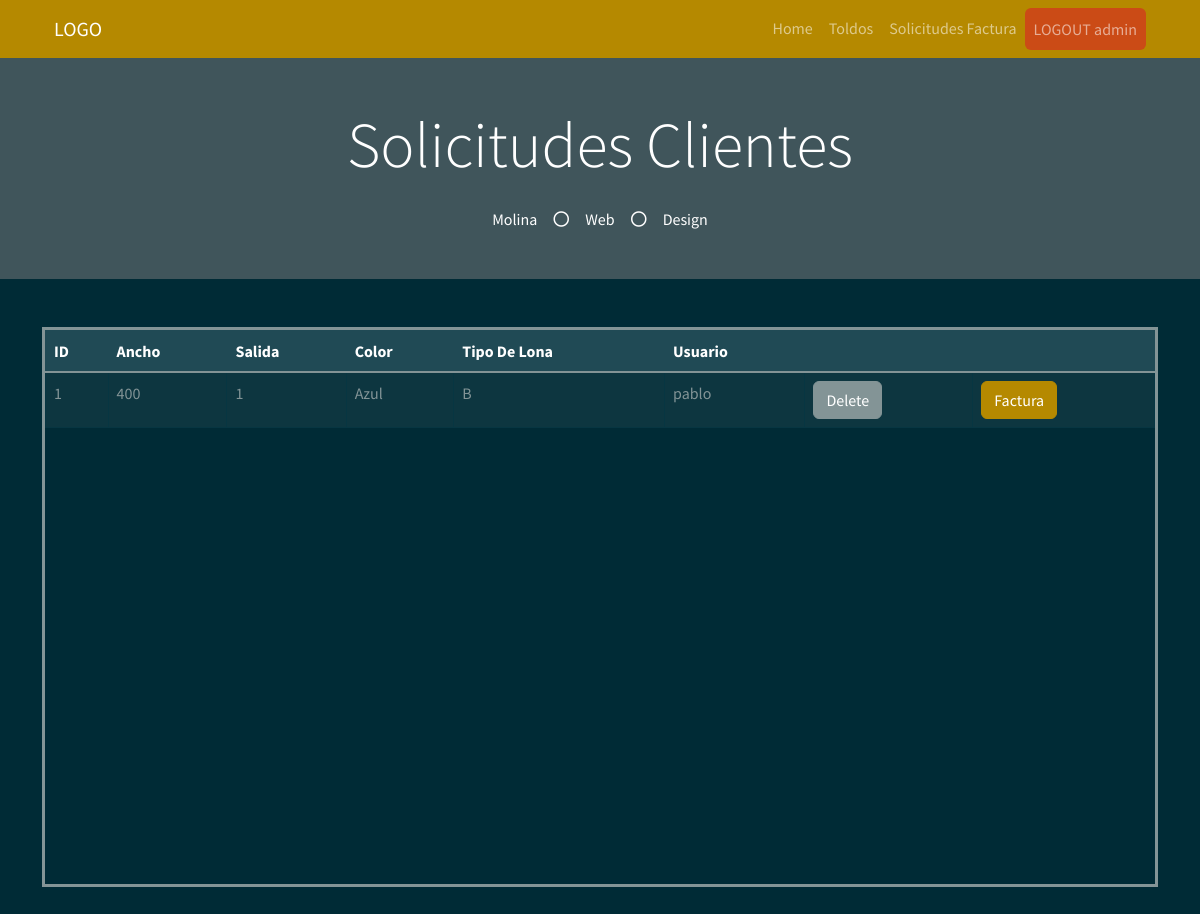
Page /solicitudes_admin (signed in) on the earlier database version.
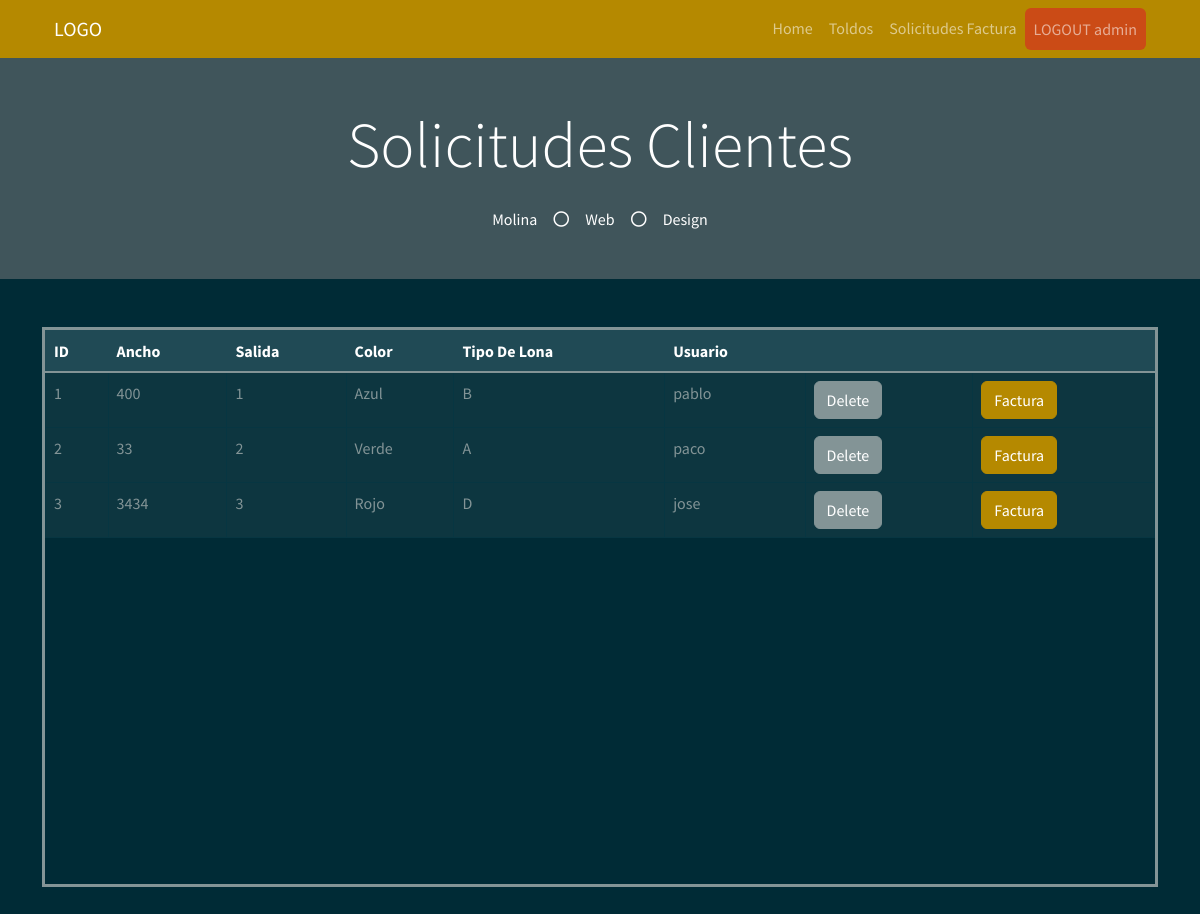
Same page on the later database version.
### myapp/models.py (models this page shows)
    class PresupuestoToldo(db.Model):
        __tablename__ = "PresupuestoToldo"  # Nombre de la tabla que se crea
        PresupuestoToldo_id = db.Column("presupuestoToldo_id", db.Integer, Sequence(
            'presupuestoToldo_id_seq'),  primary_key=True)
        Ancho = db.Column(db.String(20))
        Salida = db.Column(db.Integer)
        Color = db.Column(db.String(30))
        TipoLona = db.Column(db.String(30))
        Usu = db.Column(db.String(30))

### myapp/views.py (the view)
    @app.route("/solicitudes_admin", methods=["GET", "POST"])
    def solicitudes_admin():
        list_solicitud = db_access["list_solicitudes"]
        solicitudes = list_solicitud()
        usuario = session['usuario']
        usu = usuario
        return render_template("solicitudes_admin.html", solicitudes=solicitudes, usu=usu)

### myapp/templates/solicitudes_admin.html (shortened to what this page needs)
<!DOCTYPE html>
<html>
<head>
    <link href="https://cdn.jsdelivr.net/npm/bootstrap@5.1.3/dist/css/bootstrap.min.css" rel="stylesheet"
>
    <link rel="stylesheet" href="../static/style/bootstrap.min(8).css">
</head>
<body>
    {% include 'includes/navbar.html' %}
    <div class="jumbotron jumbotron-fluid bg-jumbotron" style=" background-color: rgba(128, 128, 128, 0.5);">
        <div class="container text-center py-5">
            <h3 class="text-white display-3 mb-4">Solicitudes Clientes</h3>
            <div class="d-inline-flex align-items-center text-white">
                <p class="m-0">Molina</p>
                <i class="far fa-circle px-3"></i>
                <p class="m-0">Web</p>
                <i class="far fa-circle px-3"></i>
                <p class="m-0">Design</p>
            </div>
        </div>
    </div>
    <div class="container my-5">
        <div style=" overflow:auto;  height: 70vh; border-style: solid;">
            <table class="table table-bordered mx-auto">
                <thead class="table-dark">
                    <tr class="table-active">
                        <th>ID</th>
                        <th>Ancho</th>
                        <th>Salida</th>
                        <th>Color</th>
                        <th>Tipo De Lona</th>
                        <th>Usuario</th>
                        <th></th>
                        <th></th>
                    </tr>
                </thead>
                <tbody>
                    {% for solicitud in solicitudes %}
                    <tr>
                        <td> {{ solicitud.PresupuestoToldo_id }} </td>
                        <td> {{ solicitud.Ancho }} </td>
                        <td> {{ solicitud.Salida }} </td>
                        <td> {{ solicitud.Color }} </td>
                        <td> {{ solicitud.TipoLona }} </td>
                        <td> {{ solicitud.Usu }} </td>
                        <form id="deletForm" action="/delete_solicitud/{{solicitud.PresupuestoToldo_id}}" method="post">
                           <td> <input type="submit" value="Delete" class="btn btn-secondary"/></td>
                        </form>
                        <td> <a class="btn btn-primary"
                                href="/create_factura/{{solicitud.PresupuestoToldo_id}}">Factura</a></td>
                    </tr>
                    {% endfor %}
                </tbody>
            </table>
        </div>
    </div>
</body>
</html>

### myapp/templates/includes/navbar.html (shortened to what this page needs)
<link href="https://cdnjs.cloudflare.com/ajax/libs/font-awesome/5.10.0/css/all.min.css" rel="stylesheet">
<div class="container-fluid bg-primary">
    <div class="container">
        <nav class="navbar navbar-expand-lg navbar-dark">
            <div class="container-fluid">
                <a class="navbar-brand" href="/inicio">LOGO</a>
                <div class="collapse navbar-collapse" id="navbarSupportedContent">
                    <ul class="navbar-nav ms-auto mb-2 mb-lg-0">
                        <li class="nav-item">
                            <a class="nav-link " aria-current="page" href="/inicio">Home</a>
                        </li>
                        <li class="nav-item">
                            <a class="nav-link" href="/toldo">Toldos</a>
                        </li>
                        <li class="nav-item">
                            <a class="nav-link" href="/solicitudes_admin">Solicitudes Factura</a>
                        </li>
                        <li class="nav-item">
                            <a href="/logout" class="nav-link  bg-warning btn" tabindex="-1"
                                aria-disabled="true">LOGOUT {{usu}}</a>
                        </li>
                    </ul>
                </div>
            </div>
        </nav>
    </div>
</div>

Differences in the rows shown:
added PresupuestoToldo: PresupuestoToldo_id "2", Ancho "33", Salida "2", Color "Verde", TipoLona "A", Usu "paco"
added PresupuestoToldo: PresupuestoToldo_id "3", Ancho "3434", Salida "3", Color "Rojo", TipoLona "D", Usu "jose"
